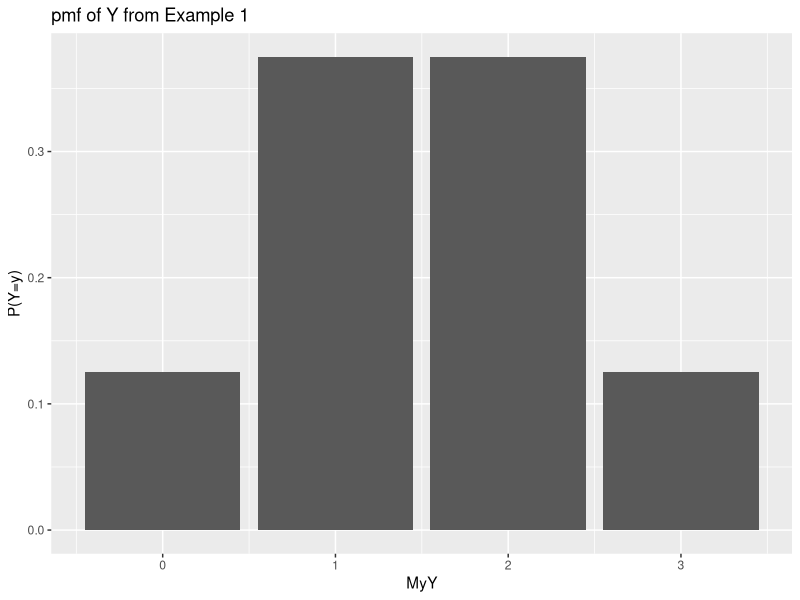

Source code (R):
install.packages('ggplot2')
install.packages("rmarkdown")
library(ggplot2)
y <- 0:3
py <- c(1/8,3/8,3/8,1/8)
dd <- data.frame(MyY=y,probs = py)
ggplot(aes(x=MyY,y=probs),data=dd) + geom_bar(stat='identity') + 
  ylab('P(Y=y)') + ggtitle('pmf of Y from Example 1')


